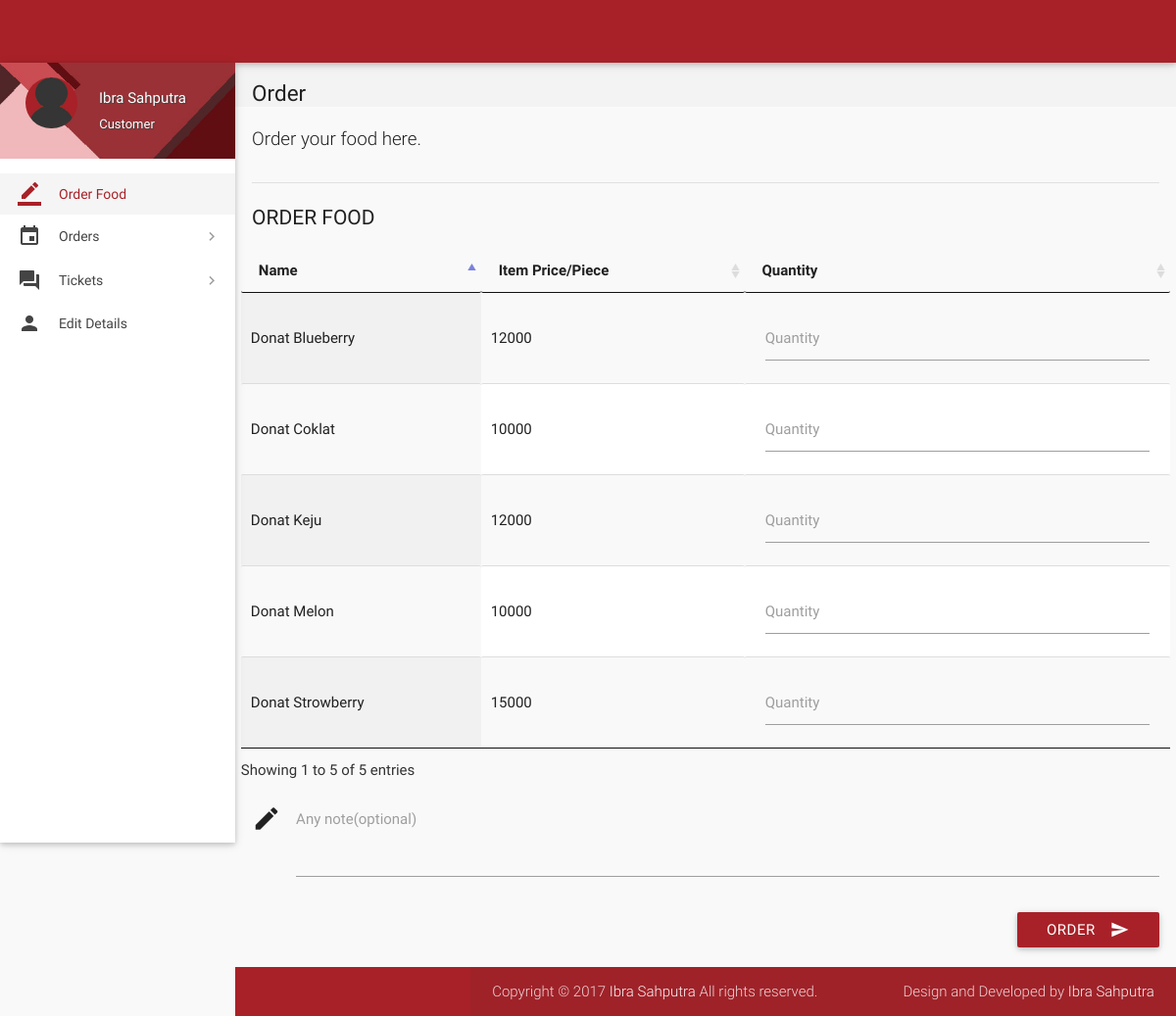
Screenshot of /index.php (signed in) with the database file from the repository.
### tables this page shows
CREATE TABLE `items` (
  `id` int(11) NOT NULL,
  `name` varchar(20) NOT NULL,
  `price` int(11) NOT NULL,
  `deleted` tinyint(4) NOT NULL DEFAULT 0
);

### includes/connect.php (called while the page is built, shortened)
<?php
$name = $_SESSION['name'];
$role = $_SESSION['role'];
?>

### index.php (the view, shortened to what this page needs)
<?php
include 'includes/connect.php';
	if($_SESSION['customer_sid']==session_id())
	{
		?>
<!DOCTYPE html>
<html lang="en">
<head>
  <link href="css/materialize.min.css" type="text/css" rel="stylesheet" media="screen,projection">
  <link href="css/style.min.css" type="text/css" rel="stylesheet" media="screen,projection">
  <link href="css/custom/custom.min.css" type="text/css" rel="stylesheet" media="screen,projection">
  <link href="js/plugins/perfect-scrollbar/perfect-scrollbar.css" type="text/css" rel="stylesheet" media="screen,projection">
  <link href="js/plugins/data-tables/css/jquery.dataTables.min.css" type="text/css" rel="stylesheet" media="screen,projection">
</head>
<body>
  <header id="header" class="page-topbar">
        <div class="navbar-fixed">
            <nav class="navbar-color">
                <div class="nav-wrapper">
                </div>
            </nav>
        </div>
  </header>
  <div id="main">
    <div class="wrapper">
      <aside id="left-sidebar-nav">
        <ul id="slide-out" class="side-nav fixed leftside-navigation">
            <li class="user-details cyan darken-2">
            <div class="row">
                <div class="col col s4 m4 l4">
                    <img src="images/avatar.jpg" alt="" class="circle responsive-img valign profile-image">
                </div>
                <div class="col col s8 m8 l8">
                    <a class="btn-flat dropdown-button waves-effect waves-light white-text profile-btn" href="#" data-activates="profile-dropdown"><?php echo $name;?> <i class="mdi-navigation-arrow-drop-down right"></i></a>
                    <p class="user-roal"><?php echo $role;?></p>
                </div>
            </div>
            </li>
            <li class="bold active"><a href="index.php" class="waves-effect waves-cyan"><i class="mdi-editor-border-color"></i> Order Food</a>
            </li>
                <li class="no-padding">
                    <ul class="collapsible collapsible-accordion">
                        <li class="bold"><a class="collapsible-header waves-effect waves-cyan"><i class="mdi-editor-insert-invitation"></i> Orders</a>
                        </li>
                    </ul>
                </li>
                <li class="no-padding">
                    <ul class="collapsible collapsible-accordion">
                        <li class="bold"><a class="collapsible-header waves-effect waves-cyan"><i class="mdi-action-question-answer"></i> Tickets</a>
                        </li>
                    </ul>
                </li>
            <li class="bold"><a href="details.php" class="waves-effect waves-cyan"><i class="mdi-social-person"></i> Edit Details</a>
            </li>
        </ul>
        </aside>
      <section id="content">
        <div id="breadcrumbs-wrapper">
          <div class="container">
            <div class="row">
              <div class="col s12 m12 l12">
                <h5 class="breadcrumbs-title">Order</h5>
              </div>
            </div>
          </div>
        </div>
        <div class="container">
          <p class="caption">Order your food here.</p>
          <div class="divider"></div>
		  <form class="formValidate" id="formValidate" method="post" action="place-order.php" novalidate="novalidate">
            <div class="row">
              <div class="col s12 m4 l3">
                <h4 class="header">Order Food</h4>
              </div>
              <div>
                  <table id="data-table-customer" class="responsive-table display" cellspacing="0">
                    <thead>
                      <tr>
                        <th>Name</th>
                        <th>Item Price/Piece</th>
                        <th>Quantity</th>
                      </tr>
                    </thead>
                    <tbody>
				<?php
				$result = mysqli_query($con, "SELECT * FROM items where not deleted;");
				while($row = mysqli_fetch_array($result))
				{
					echo '<tr><td>'.$row["name"].'</td><td>'.$row["price"].'</td>';
					echo '<td><div class="input-field col s12"><label for='.$row["id"].' class="">Quantity</label>';
					echo '<input id="'.$row["id"].'" name="'.$row['id'].'" type="text" data-error=".errorTxt'.$row["id"].'"><div class="errorTxt'.$row["id"].'"></div></td></tr>';
				}
				?>
                    </tbody>
</table>
              </div>
			  <div class="input-field col s12">
              <i class="mdi-editor-mode-edit prefix"></i>
              <textarea id="description" name="description" class="materialize-textarea"></textarea>
              <label for="description" class="">Any note(optional)</label>
			  </div>
			  <div>
			  <div class="input-field col s12">
                              <button class="btn cyan waves-effect waves-light right" type="submit" name="action">Order
                                <i class="mdi-content-send right"></i>
                              </button>
                            </div>
            </div>
			</form>
          </div>
        </div>
  </div>
  <footer class="page-footer">
    <div class="footer-copyright">
      <div class="container">
        <span>Copyright © 2017 <a class="grey-text text-lighten-4" href="#" target="_blank">Ibra Sahputra</a> All rights reserved.</span>
        <span class="right"> Design and Developed by <a class="grey-text text-lighten-4" href="#">Ibra Sahputra</a></span>
        </div>
    </div>
  </footer>
</body>
</html>
<?php
	}
?>

### rows the page displays
items: name "Donat Coklat", price "10000"
items: name "Donat Keju", price "12000"
items: name "Donat Strowberry", price "15000"
items: name "Donat Blueberry", price "12000"
items: name "Donat Melon", price "10000"

### other values shown
$name "Ibra Sahputra"
$role "Customer"
